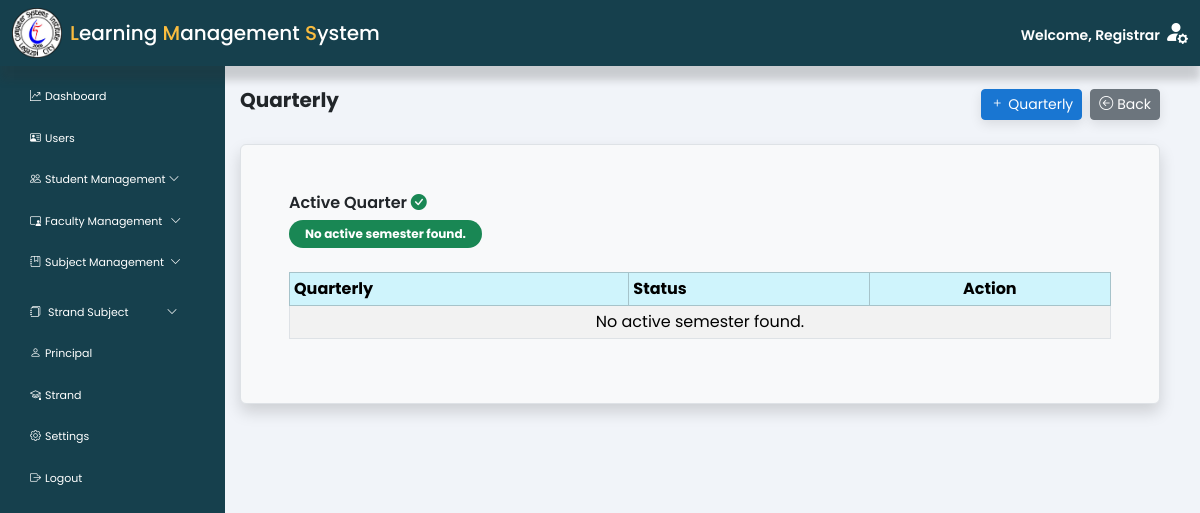
The page /admin/index.php?page=quarterly (signed in) on the database as committed earlier.
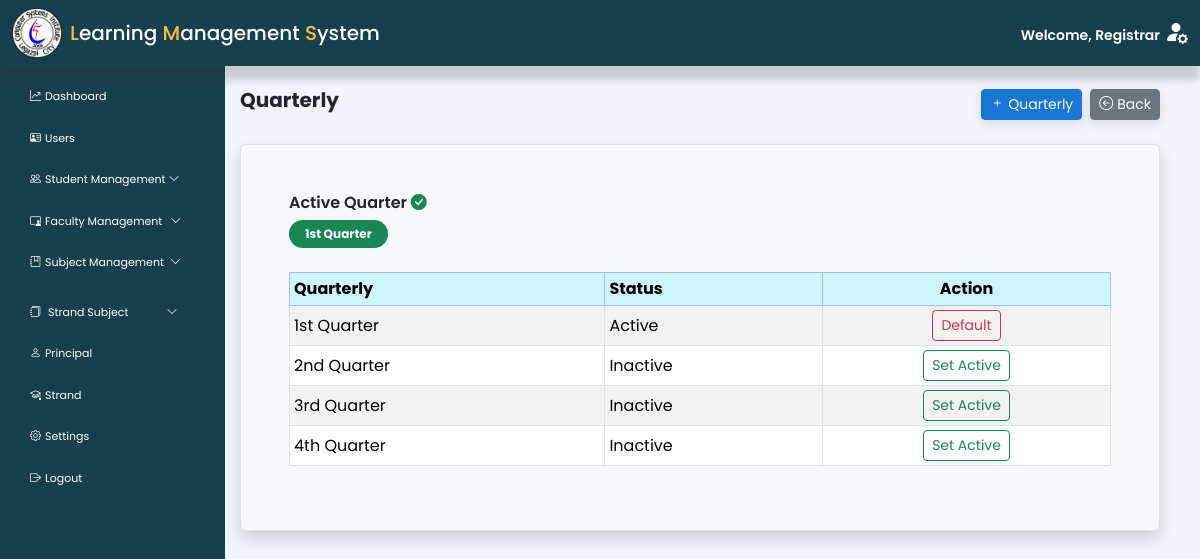
The same page on the database as committed later.
### tables this page shows
CREATE TABLE `quarterly` (
  `quarterly_name` varchar(15) DEFAULT NULL,
  `status` varchar(10) DEFAULT NULL
);

### includes/dbh-inc.php (called while the page is built)
<?php
include "function.php";
$mySQLFunction = new myDataBase(
    "jsftj8ez0cevjz8v.cbetxkdyhwsb.us-east-1.rds.amazonaws.com",
    "dui2ff3pt215060n",
    "y45buvc5ksp80l01",
    "rw73o3ap7n2qe5xr"
);

### includes/function.php (called while the page is built, shortened)
<?php
class myDataBase
{
    private $hostname;
    private $username;
    private $password;
    private $database;
    public $con;
    public function __construct($hostname, $username, $password, $database)
    {
        $this->hostname = $hostname;
        $this->username = $username;
        $this->password = $password;
        $this->database = $database;
    }
    public function connection()
    {
        try {
            if (!$this->con) {
                $this->con = mysqli_connect($this->hostname, $this->username, $this->password, $this->database);
                if ($this->con) {
                    return true;
                } else {
                    return false;
                }
            } else {
                return true;
            }
        } catch (mysqli_sql_exception $e) {
            echo $e;
        }
    }
    public function disconnect()
    {
        if ($this->con) {
            if (mysqli_close($this->con)) {
                $this->con = false;
                return true;
            } else {
                return false;
            }
        } else {
            return true;
        }
    }
    public function checkQuarterStatus($table)
    {
        $quarter = [];
        $sql = "SELECT `quarterly_name`
                    FROM `$table`
                    WHERE `status` = 'Active'";
        $result = $this->con->query($sql);
        if ($result && $result->num_rows > 0) {
            while ($row = $result->fetch_assoc()) {
                $quarter[] = $row['quarterly_name'];
            }
            return $quarter;
        } else {
            return [];
        }
    }
    public function getQuarter($row = null, $value = null)
    {
        if ($row != null &&  $value != null) {
            $sql = "SELECT * FROM `quarterly` WHERE `$row` = '$value'";
            $stored = ($this->con->query($sql))->fetch_assoc();
            return $stored;
        } else {
            $sql = "SELECT * FROM `quarterly` ORDER BY `quarterly_name`";
            $stored = ($this->con->query($sql))->fetch_all(MYSQLI_ASSOC);
            return $stored;
        }
    }
}

### admin/quarterly.php (the view, shortened to what the changed rows need)
<?php
require_once "../includes/dbh-inc.php";
$mySQLFunction->connection();
$activeQuarter = $mySQLFunction->checkQuarterStatus('quarterly');
$mySQLFunction->disconnect();
?>
<main class="col-md-9 ms-sm-auto col-lg-10 px-md-4 mt-5 pt-3">
    <div class="border rounded p-5 bg-light mb-5 ms-3 me-3 shadow">
        <table id="example" class="table table-bordered table-striped table-sm align-middle ">
            <div class="mb-4 col-5">
                <h6 class="fw-semibold text-dark mb-2">
                    Active Quarter
                    <i class="bi bi-check-circle-fill text-success"></i>
                </h6>
                <span class="badge bg-success text-white px-3 py-2 rounded-pill">
                    <?php if (!empty($activeQuarter)) {
                        foreach ($activeQuarter as $quarter) {
                            echo htmlspecialchars($quarter);
                        }
                    } else {
                        echo "No active semester found.";
                    } ?>
                </span>
            </div>
            <thead class="table-info">
                <tr>
                    <th scope="col">Quarterly</th>
                    <th scope="col">Status</th>
                    <th scope="col" class="text-center" colspan="3">Action</th>
                </tr>
            </thead>
            <tbody>
                <?php
                $mySQLFunction->connection();
                $result = $mySQLFunction->getQuarter();
                if (!empty($result)) {
                    foreach ($result as $row) {
                        echo '<tr>';
                        echo '<td>' . $row["quarterly_name"]  . '</td>';
                        echo '<td>' . $row["status"] . '</td>';
                        if ($row["status"] == 'Active') {
                            echo '
                            <td class="text-center">
                                <button class="btn btn-sm btn-outline-danger">
                                    Default
                                </button>
                            </td>';
                        } else {
                            echo '
                            <td class="text-center">
                                <button class="btn btn-sm btn-outline-success" data-bs-toggle="modal" data-bs-target="#sem_active' . urlencode($row['quarterly_name']) . '">
                                    Set Active
                                </button>
                            </td>';
                        }
                        echo '</tr>';
                    }
                } else {
                    echo '<tr>
                        <td colspan="10" class="text-center">No active semester found.<br>
                        </td>
                      </tr>';
                }
                echo '</tbody>';
                echo '</table>';
                ?>
    </div>
</main>

Rows that differ between the two databases and show on the page:
added quarterly: quarterly_name "1st Quarter", status "Active", shows "Default"
added quarterly: quarterly_name "2nd Quarter", status "Inactive"
added quarterly: quarterly_name "3rd Quarter", status "Inactive"
added quarterly: quarterly_name "4th Quarter", status "Inactive"
Other text that changed with them:
new list line: "1st Quarter"
text no longer shown: "No active semester found. No active semester found."
